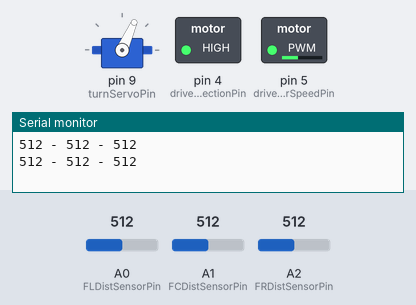
Bench run of a sketch on a simulated Arduino Uno, built with avr-gcc and run on an emulated ATmega328P. On the bench: servo, switched loads named in the sketch (green lamp = pin HIGH), the last lines printed to the serial monitor. Inputs (shaded band) come from the test bench; at power-on: A0 (FLDistSensorPin) = 512, A1 (FCDistSensorPin) = 512, A2 (FRDistSensorPin) = 512.

Above: at 1.9 s.
2.0 s: A0 (FLDistSensorPin) set to 297
3.5 s: A0 (FLDistSensorPin) set to 271
At 4.9 s:
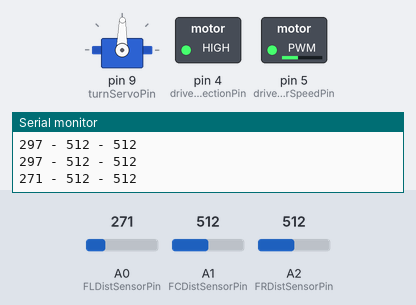
6.0 s: A0 (FLDistSensorPin) set to 290
At 7.3 s:
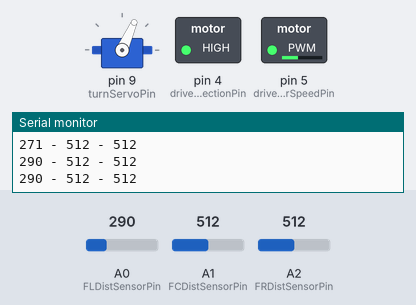
7.6 s: A0 (FLDistSensorPin) set to 270
At 9.1 s:
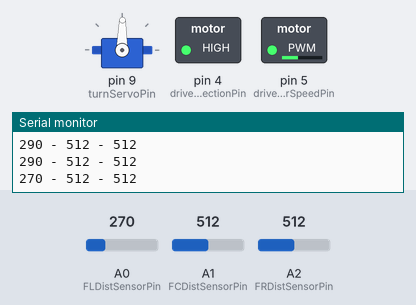
Timing chart, 0 to 10.6 s (numbered marks = the images above; inputs shaded):
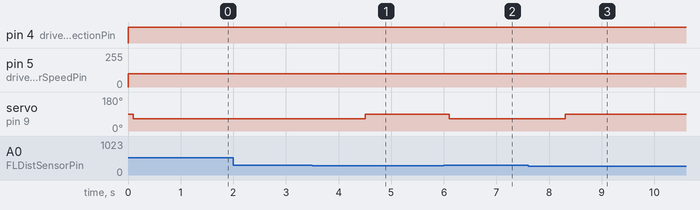

The sketch:

BarbieMiniCarMaster.ino
```cpp
#include <Servo.h>

Servo turnServo;  //create servo object to control a servo

// Turning
byte turnServoPin = 9; //pin for servo motor

// Drive Motor
byte driveMotorDirectionPin = 4;
byte driveMotorSpeedPin = 5;

// Distance Sensors
int FLDistSensorVal;          //value from the distance Front Left sensor
int FLDistSensorPin = 0;   //Front Left Sensor analog pin
int FCDistSensorVal;         //value from the distance Front Right sensor
int FCDistSensorPin = 1;  //Front Center Sensor analog pin
int FRDistSensorVal;         //value from the distance Front Right sensor
int FRDistSensorPin = 2;  //Front Right Sensor analog pin
int distThreshold = 280;    //threshold for the distance sensor

void setup()
{
    //set pins
    pinMode(driveMotorDirectionPin, OUTPUT);
    turnServo.attach(turnServoPin);  //attaches the servo to the servo object

    randomSeed(analogRead(5)); //initialize random seed
    Serial.begin(9600);
}

void loop()
{
    FLDistSensorVal = analogRead(FLDistSensorPin);
    FCDistSensorVal = analogRead(FCDistSensorPin);
    FRDistSensorVal = analogRead(FRDistSensorPin);
    Serial.print(FLDistSensorVal);
    Serial.print(" - ");
    Serial.print(FCDistSensorVal);
    Serial.print(" - ");
    Serial.println(FRDistSensorVal);

    if(FLDistSensorVal < distThreshold && FCDistSensorVal < distThreshold && FRDistSensorVal < distThreshold){
        forward(150);
        straight();
    }
    //else if (FLDistSensorVal > distThreshold && FCDistSensorVal > distThreshold && FRDistSensorVal > distThreshold){
    //    backward(100);
    //    delay(2000);
    //}
    else if(FLDistSensorVal >= distThreshold){  //left
        backward(100);
        delay(100);
        left();
        delay(1000);
    }
    else if(FRDistSensorVal >= distThreshold){  //right
        backward(100);
        delay(100);
        right();
        delay(1500);
    }
    else if(FCDistSensorVal >= distThreshold){  //center
        backward(100);
        delay(100);
        if (turnServo.read() == 66){
            left();
        }
        else if (turnServo.read() == 89){
            right();
        }
        delay(1000);
    }
}

void forward(int velocity){
    digitalWrite(driveMotorDirectionPin, LOW); //LOW is forward
    analogWrite(driveMotorSpeedPin, velocity);
}

void backward(int velocity){
    digitalWrite(driveMotorDirectionPin, HIGH); //HIGH is backward
    analogWrite(driveMotorSpeedPin, velocity);
}

void straight(){
    //get position of turning servo and turn until center
    turnServo.write(79.5);  //turn servo to x degrees
}

void left(){
    turnServo.write(66); //turn servo to x degrees
    //delay(duration)
}

void right(){
    turnServo.write(89); //turn servo to x degrees
    //delay(duration);
}
```

Measured:
- the behaviour switches between 280 and 279 on A0 (FLDistSensorPin) (found by bisection; images 0 and 1)
- after the input at 3.5 s, servo on pin 9 (turnServoPin): 66° → 89° after 1.0 s
- after the input at 6.0 s, servo on pin 9 (turnServoPin): 89° → 66° after 0.11 s
- after the input at 7.6 s, servo on pin 9 (turnServoPin): 66° → 89° after 0.71 s
